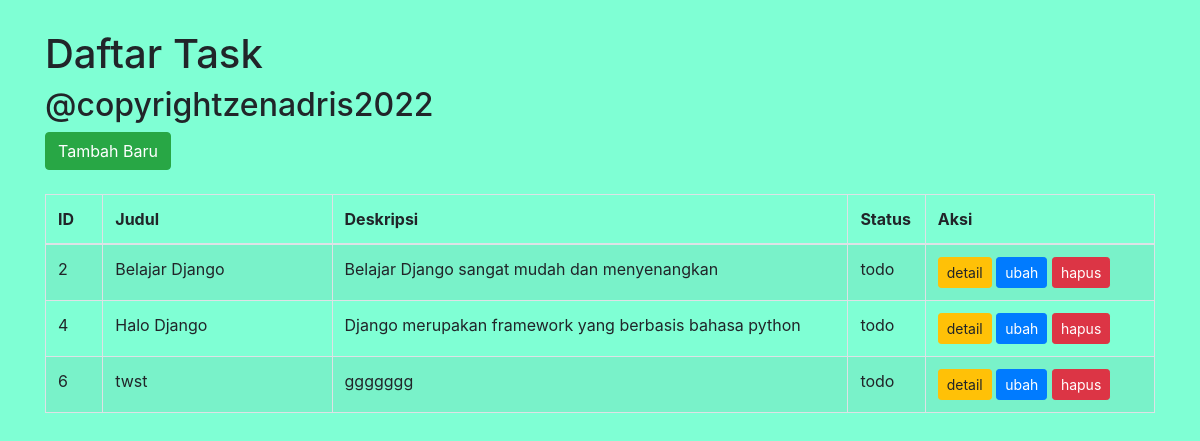
/todo/, run on the app's committed database.
### todo/models.py (models this page shows)
class Task(models.Model):
    class TaskStatus(models.TextChoices):
        TODO = 'todo', _('Todo')
        IN_PROGRESS = 'in_progress', _('In Progress')
        CLOSED = 'closed', _('Closed')
    title = models.CharField(max_length=100)
    description = models.TextField()
    status = models.CharField(
        max_length=20,
        choices=TaskStatus.choices,
        default=TaskStatus.TODO
    )
    created_at = models.DateTimeField(auto_now_add=True)
    updated_at = models.DateTimeField(auto_now=True)
    class Meta:
        db_table = 'tasks'

### todo/views.py (the view)
# urls.py: path('', index_view, name='index'),
def index_view(request):
    tasks = Task.objects.all()
    context = {
        'tasks': tasks
    }
    return render(request, 'todo/index.html', context)

### todo/templates/todo/index.html (shortened to what this page needs)
<!doctype html>
<html lang="en">
  <head>
    <link rel="stylesheet" href="https://maxcdn.bootstrapcdn.com/bootstrap/4.0.0/css/bootstrap.min.css">
  </head>
  <body>
    <div class="container">
      <h1>Daftar Task</h1>
      <h2>@copyrightzenadris2022</h2>
        <div>
        <a href="{% url 'todo:create'  %}" class="btn btn-success">Tambah Baru</a>
        </div>
      <br>
      <table class="table table-bordered table-striped">
          <thead>
              <tr>
                  <th width="5%">ID</th>
                  <th width="20%">Judul</th>
                  <th width="45%">Deskripsi</th>
                  <th width="5%">Status</th>
                  <th width="20%">Aksi</th>
              </tr>
          </thead>
          <tbody>
            {% if tasks %}
              {% for task in tasks %}
              <tr>
                  <td>{{ task.id }}</td>
                  <td>{{ task.title }}</td>
                  <td>{{ task.description }}</td>
                  <td>{{ task.status }}</td>
                  <td>
                      <a href="{% url 'todo:detail' task.id %}" class="btn btn-warning btn-sm">detail</a>
                      <a href="{% url 'todo:detail' task.id %}" class="btn btn-primary btn-sm">ubah</a>
                      <a href="{% url 'todo:delete' task.id %}" class="btn btn-danger btn-sm" onclick="return confirm('Apakah yakin akan menghapus task ini?')">hapus</a>
                  </td>
              </tr>
              {% endfor %}
            {% else %}
              <tr>
                <td colspan="5">Data tidak ditemukan.</td>
              </tr>
            {% endif %}
          </tbody>
      </table>
  </div>
  </body>
</html>

### todo/templates/todo/index.html (style rules this page uses)
body { margin-top: 30px; background-color: aquamarine; }

### data on the page
Task: id "2", title "Belajar Django", description "Belajar Django sangat mudah dan menyenangkan", status "todo"
Task: id "4", title "Halo Django", description "Django merupakan framework yang berbasis bahasa python", status "todo"
Task: id "6", title "twst", description "ggggggg", status "todo"
